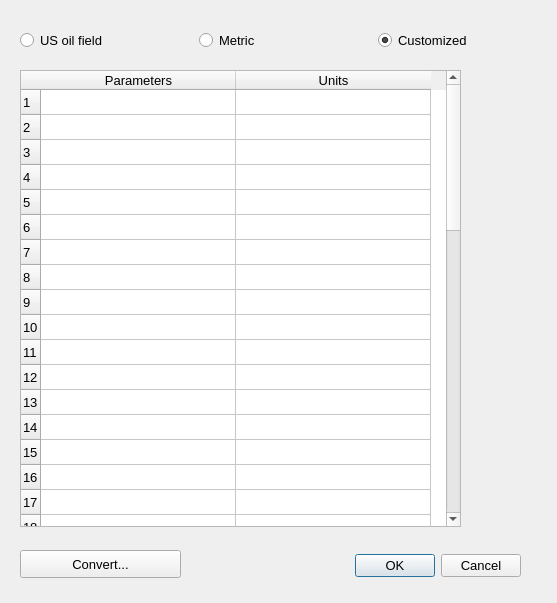
<?xml version="1.0" encoding="UTF-8"?>
<ui version="4.0">
 <class>UnitSettings</class>
 <widget class="QDialog" name="UnitSettings">
  <property name="geometry">
   <rect>
    <x>0</x>
    <y>0</y>
    <width>557</width>
    <height>603</height>
   </rect>
  </property>
  <property name="font">
   <font>
    <pointsize>10</pointsize>
   </font>
  </property>
  <property name="windowTitle">
   <string>Unit Settings</string>
  </property>
  <widget class="QTableWidget" name="usParameterUnits_tableWidget">
   <property name="geometry">
    <rect>
     <x>20</x>
     <y>70</y>
     <width>441</width>
     <height>457</height>
    </rect>
   </property>
   <property name="autoScroll">
    <bool>false</bool>
   </property>
   <property name="rowCount">
    <number>50</number>
   </property>
   <attribute name="horizontalHeaderDefaultSectionSize">
    <number>195</number>
   </attribute>
   <attribute name="verticalHeaderDefaultSectionSize">
    <number>25</number>
   </attribute>
   <row/>
   <row/>
   <row/>
   <row/>
   <row/>
   <row/>
   <row/>
   <row/>
   <row/>
   <row/>
   <row/>
   <row/>
   <row/>
   <row/>
   <row/>
   <row/>
   <row/>
   <row/>
   <row/>
   <row/>
   <row/>
   <row/>
   <row/>
   <row/>
   <row/>
   <row/>
   <row/>
   <row/>
   <row/>
   <row/>
   <row/>
   <row/>
   <row/>
   <row/>
   <row/>
   <row/>
   <row/>
   <row/>
   <row/>
   <row/>
   <row/>
   <row/>
   <row/>
   <row/>
   <row/>
   <row/>
   <row/>
   <row/>
   <row/>
   <row/>
   <column>
    <property name="text">
     <string>Parameters</string>
    </property>
   </column>
   <column>
    <property name="text">
     <string>Units</string>
    </property>
   </column>
  </widget>
  <widget class="QDialogButtonBox" name="us_buttonBox">
   <property name="geometry">
    <rect>
     <x>330</x>
     <y>550</y>
     <width>191</width>
     <height>31</height>
    </rect>
   </property>
   <property name="standardButtons">
    <set>QDialogButtonBox::Cancel|QDialogButtonBox::Ok</set>
   </property>
  </widget>
  <widget class="QPushButton" name="usConvertUnits_pushButton">
   <property name="geometry">
    <rect>
     <x>20</x>
     <y>550</y>
     <width>161</width>
     <height>28</height>
    </rect>
   </property>
   <property name="text">
    <string>Convert...</string>
   </property>
  </widget>
  <widget class="QWidget" name="layoutWidget">
   <property name="geometry">
    <rect>
     <x>20</x>
     <y>20</y>
     <width>531</width>
     <height>41</height>
    </rect>
   </property>
   <layout class="QHBoxLayout" name="horizontalLayout">
    <item>
     <widget class="QRadioButton" name="usUSOF_radioButton">
      <property name="text">
       <string>US oil field</string>
      </property>
     </widget>
    </item>
    <item>
     <widget class="QRadioButton" name="usMetric_radioButton">
      <property name="text">
       <string>Metric</string>
      </property>
     </widget>
    </item>
    <item>
     <widget class="QRadioButton" name="usCustomized_radioButton">
      <property name="text">
       <string>Customized</string>
      </property>
      <property name="checked">
       <bool>true</bool>
      </property>
     </widget>
    </item>
   </layout>
  </widget>
 </widget>
 <resources/>
 <connections/>
</ui>
